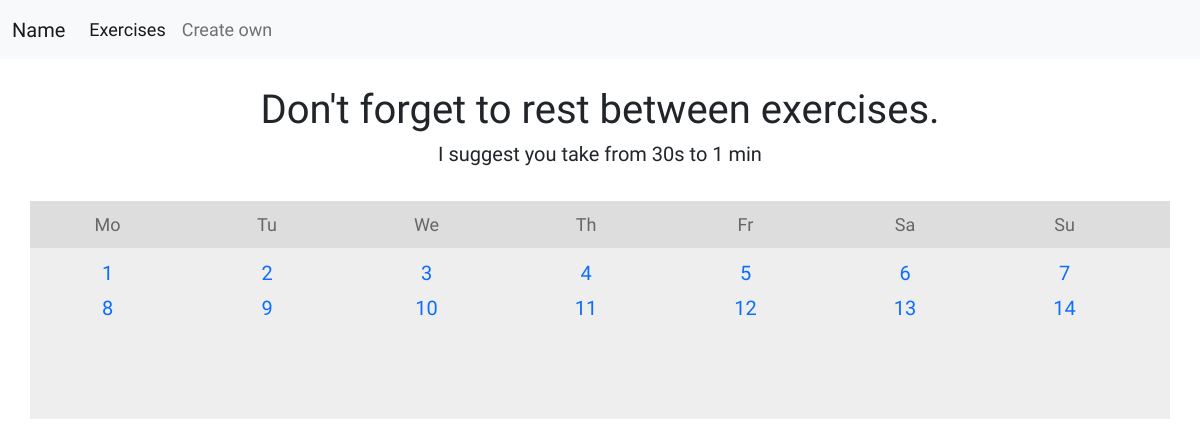
The page /exercise/days/Beginner on the database as committed earlier.
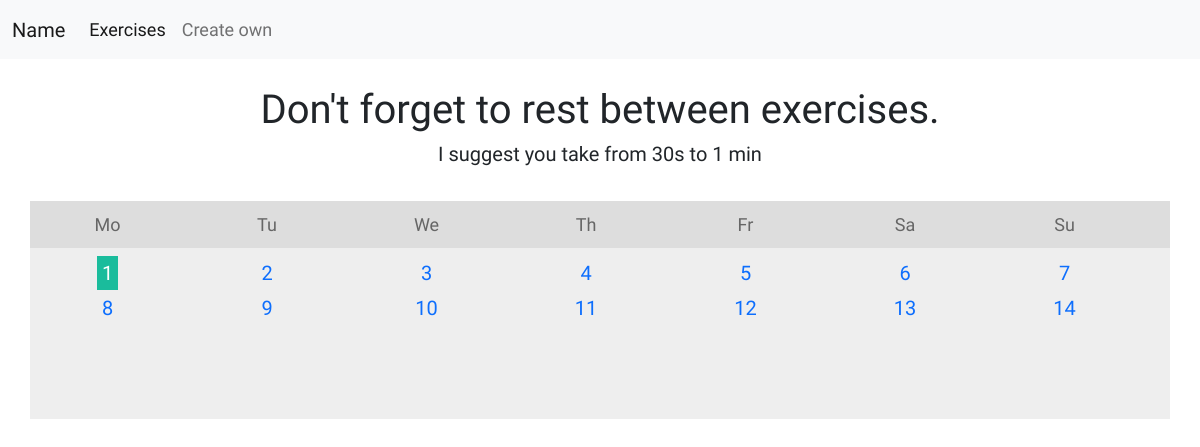
The same page on the database as committed later.
### sport/models.py (models this page shows, shortened)
class Day(models.Model):
    number = models.CharField(max_length=2)
    program = models.ForeignKey(Program, on_delete=models.CASCADE, blank=True, null=True, default=None)
    done = models.BooleanField(default=False)
    exercises = models.ManyToManyField(Exercise, related_name='exercise', blank=True)

### sport/views.py (the view)
# urls.py: path('days/<str:title>', days, name='days'),
def days(request, title):
    days = Day.objects.all().filter(program = Program.objects.get(title=title))
    need = 30 - len(days)
    return render(request, 'sport/days.html', {'days':days, 'need':range(need)})

### sport/models.py (called while the page is built)
    def __str__(self) -> str:
        return self.title

### sport/templates/sport/days.html (shortened to what this page needs)
{% extends 'sport/index.html' %}
{% block content %}
    <br>
    <h1><center>Don't forget to rest between exercises.</center></h1>
    <h5><center>I suggest you take from 30s to 1 min</center></h5>
    <br>
    <div class="containers">
         <ul class="weekdays">
    <li>Mo</li>
    <li>Tu</li>
    <li>We</li>
    <li>Th</li>
    <li>Fr</li>
    <li>Sa</li>
    <li>Su</li>
  </ul>
  <ul class="days">
    {%for day in days%}
    <li><a href="{%url 'list' day=day.number program=day.program%}" class="{%if day.done %}active{%endif%}">{{day.number}}</a></li>
    {%endfor%}
  </ul>
    </div>
{% endblock %}
{% block class1 %}
class="nav-link active"
{% endblock %}
{% block class2 %}
class="nav-link"
{% endblock %}

Rows that differ between the two databases and show on the page:
changed Day (number 1 of 14 on the later page): done False → True (drawn)
